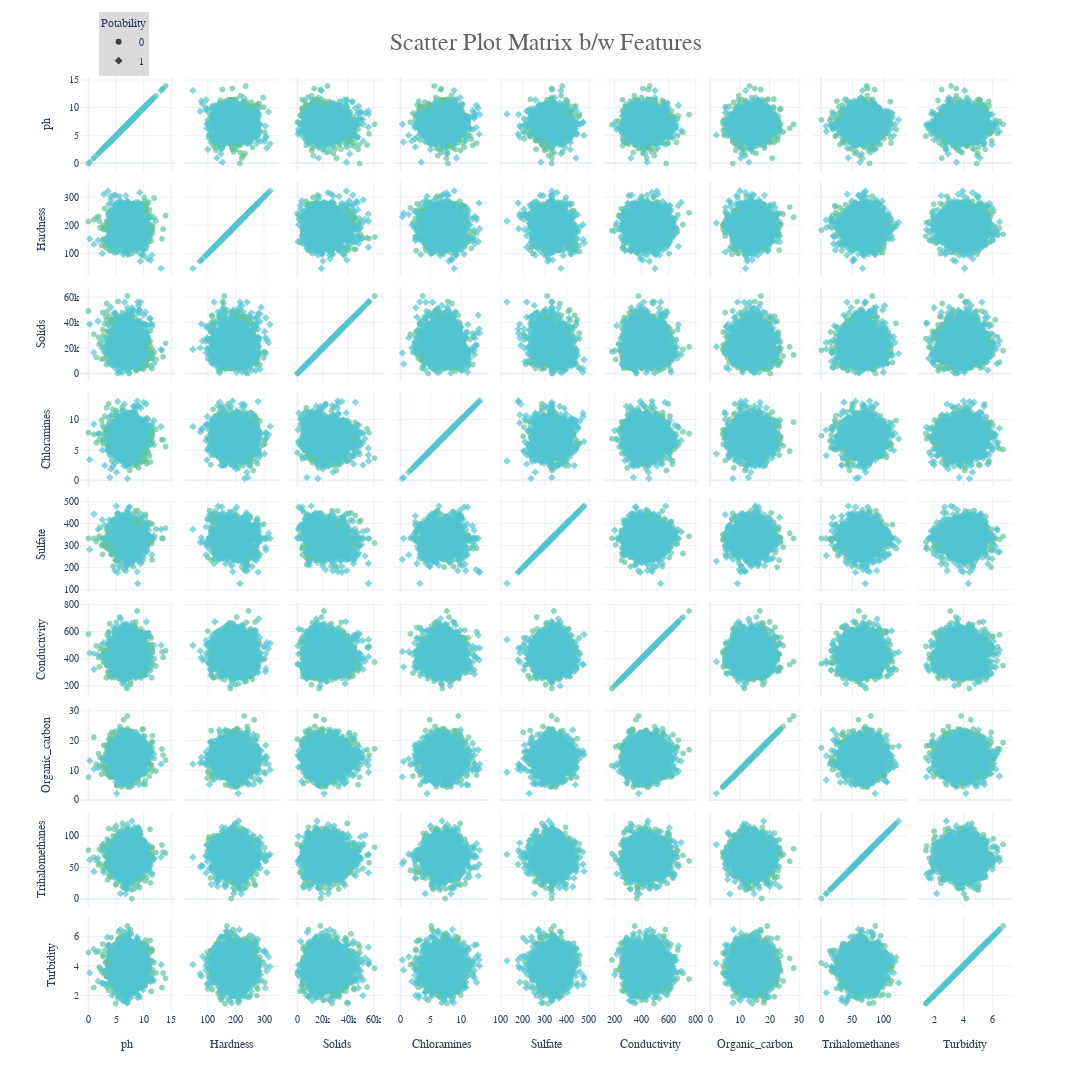

Write notebook code for a chart like this one.
### Code cell
fig =px.scatter_matrix(df,df.drop('Potability',axis=1),height=1250,width=1250,template='plotly_white',opacity=0.7, 
 color_discrete_sequence=[colors_blue[3],colors_green[3]],color='Potability', 
 symbol='Potability',color_continuous_scale=[colors_green[3]
,colors_blue[3]]) 
fig.update_layout(font_family='monospace',font_size=10, 
 coloraxis_showscale=False, 
 legend=dict(x=0.02,y=1.07,bgcolor=colors_dark[4]), 
 title=dict(text='Scatter Plot Matrix b/w Features',x=0.5,y=0.97, 
 font=dict(color=colors_dark[2],size=24))) 
fig.show()

### Figure 1 — Plotly figure (JSON) as saved in the notebook; plotly's stock layout.template omitted (floating-point values rounded to 4 significant figures; data arrays with more than 128 entries replaced by an {"elided": "..."} marker saying what was removed)
{"data": [{"dimensions": [{"axis": {"matches": true}, "label": "ph", "values": {"elided": "1998 float values"}}, {"axis": {"matches": true}, "label": "Hardness", "values": {"elided": "1998 float values"}}, {"axis": {"matches": true}, "label": "Solids", "values": {"elided": "1998 float values"}}, {"axis": {"matches": true}, "label": "Chloramines", "values": {"elided": "1998 float values"}}, {"axis": {"matches": true}, "label": "Sulfate", "values": {"elided": "1998 float values"}}, {"axis": {"matches": true}, "label": "Conductivity", "values": {"elided": "1998 float values"}}, {"axis": {"matches": true}, "label": "Organic_carbon", "values": {"elided": "1998 float values"}}, {"axis": {"matches": true}, "label": "Trihalomethanes", "values": {"elided": "1998 float values"}}, {"axis": {"matches": true}, "label": "Turbidity", "values": {"elided": "1998 float values"}}], "hovertemplate": "Potability=%{marker.color}<br>%{xaxis.title.text}=%{x}<br>%{yaxis.title.text}=%{y}<extra></extra>", "legendgroup": "0", "marker": {"color": {"elided": "1998 int values"}, "coloraxis": "coloraxis", "opacity": 0.7, "symbol": "circle"}, "name": "0", "showlegend": true, "type": "splom"}, {"dimensions": [{"axis": {"matches": true}, "label": "ph", "values": {"elided": "1278 float values"}}, {"axis": {"matches": true}, "label": "Hardness", "values": {"elided": "1278 float values"}}, {"axis": {"matches": true}, "label": "Solids", "values": {"elided": "1278 float values"}}, {"axis": {"matches": true}, "label": "Chloramines", "values": {"elided": "1278 float values"}}, {"axis": {"matches": true}, "label": "Sulfate", "values": {"elided": "1278 float values"}}, {"axis": {"matches": true}, "label": "Conductivity", "values": {"elided": "1278 float values"}}, {"axis": {"matches": true}, "label": "Organic_carbon", "values": {"elided": "1278 float values"}}, {"axis": {"matches": true}, "label": "Trihalomethanes", "values": {"elided": "1278 float values"}}, {"axis": {"matches": true}, "label": "Turbidity", "values": {"elided": "1278 float values"}}], "hovertemplate": "Potability=%{marker.color}<br>%{xaxis.title.text}=%{x}<br>%{yaxis.title.text}=%{y}<extra></extra>", "legendgroup": "1", "marker": {"color": {"elided": "1278 int values"}, "coloraxis": "coloraxis", "opacity": 0.7, "symbol": "diamond"}, "name": "1", "showlegend": true, "type": "splom"}], "layout": {"coloraxis": {"colorbar": {"title": {"text": "Potability"}}, "colorscale": [[0, "#74C365"], [1, "#51C4D3"]], "showscale": false}, "dragmode": "select", "font": {"family": "monospace", "size": 10}, "height": 1250, "legend": {"bgcolor": "#DADADA", "title": {"text": "Potability"}, "tracegroupgap": 0, "x": 0.02, "y": 1.07}, "margin": {"t": 60}, "title": {"font": {"color": "#636363", "size": 24}, "text": "Scatter Plot Matrix b/w Features", "x": 0.5, "y": 0.97}, "width": 1250}}
